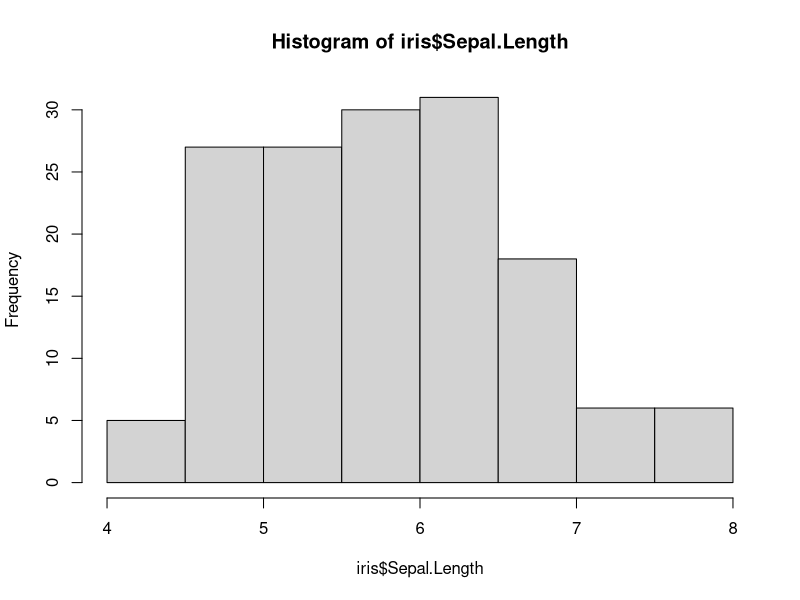
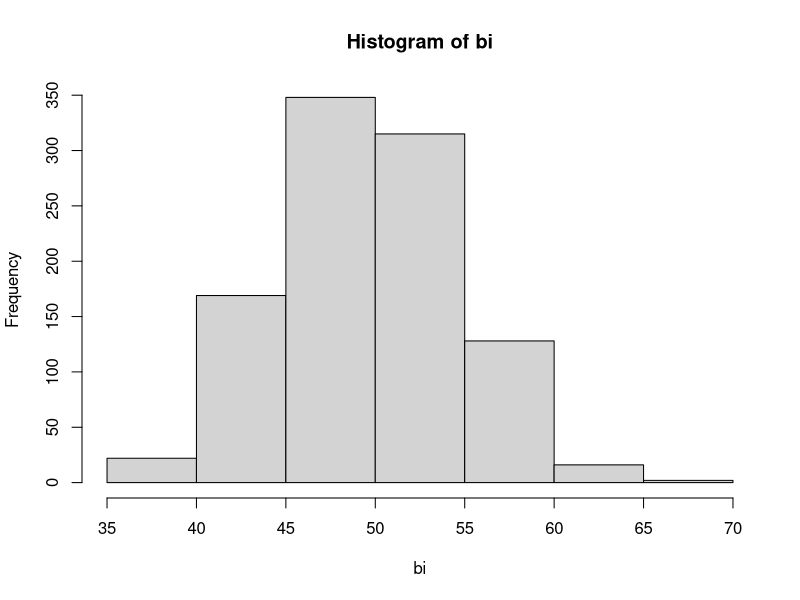
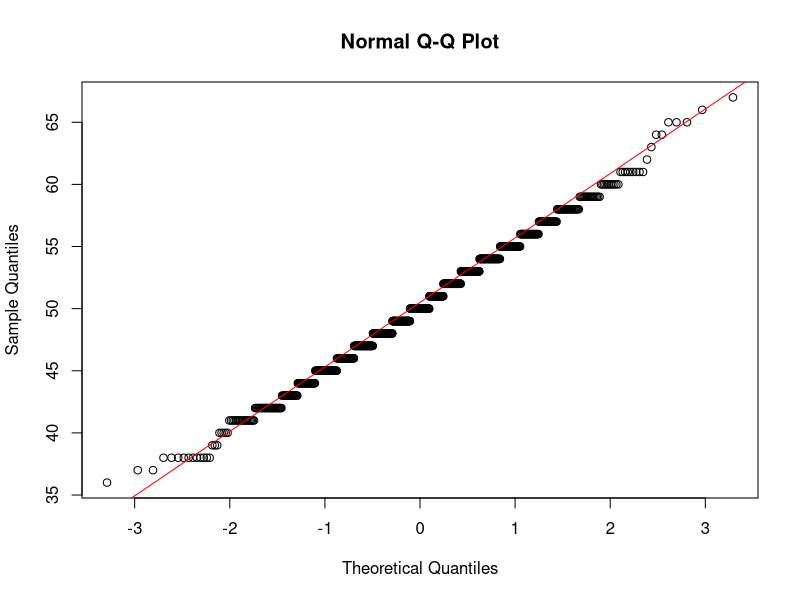
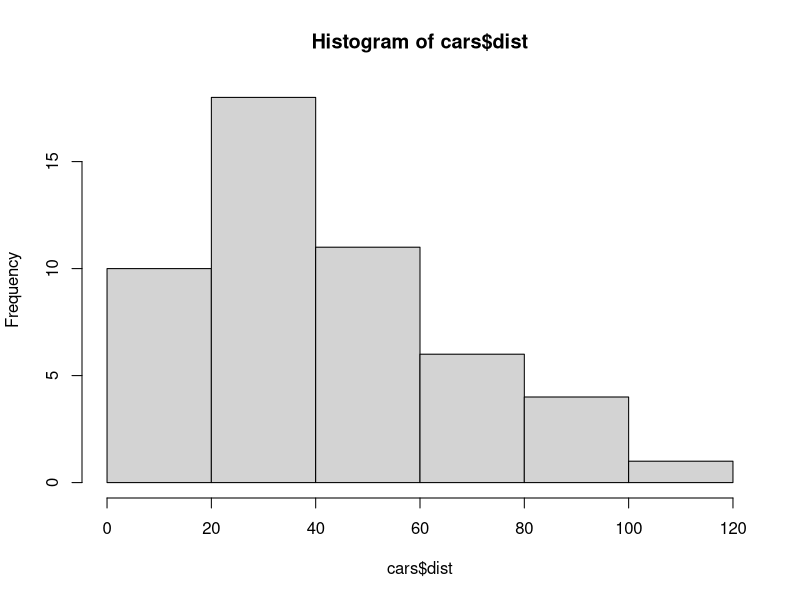
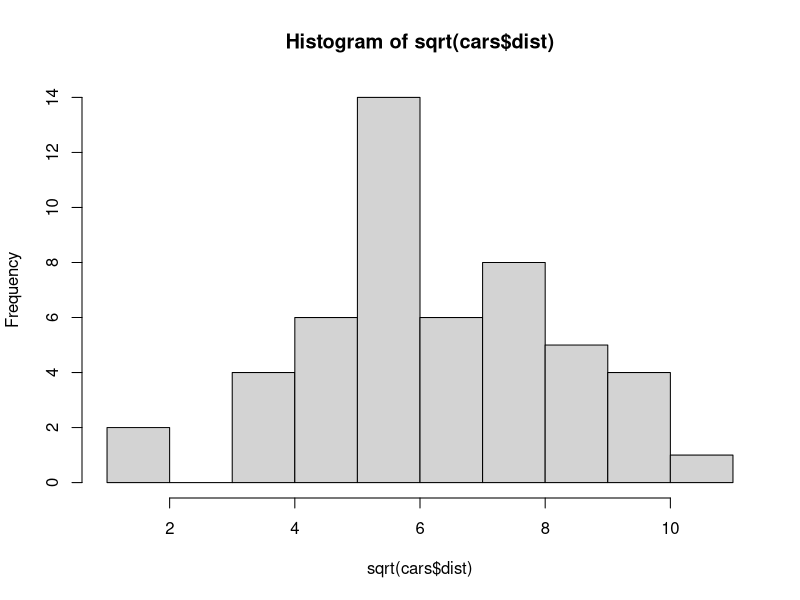
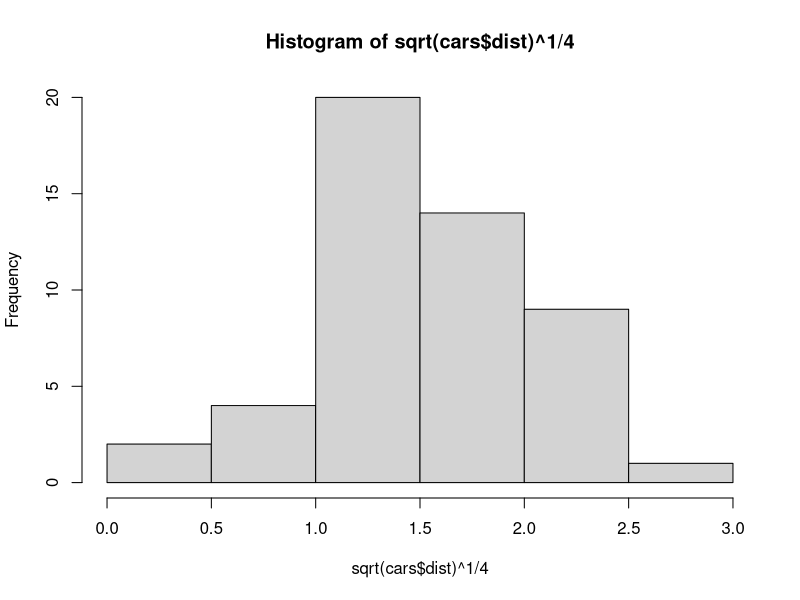
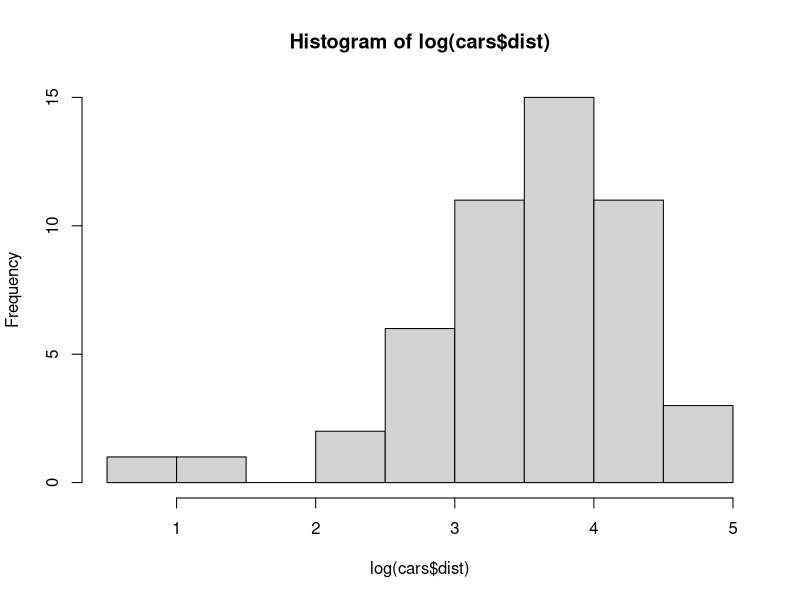
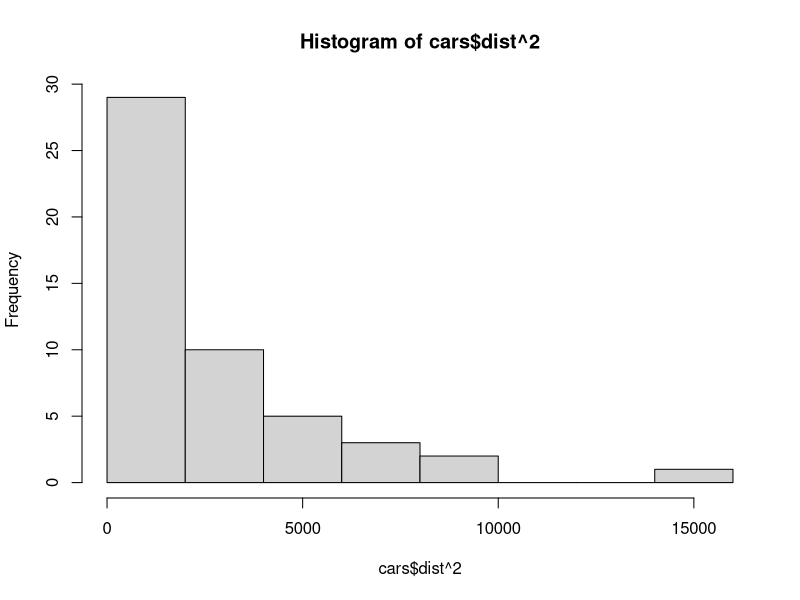

Source code (R) for these figures, in order:
## 표준정규분포
data(iris)
head(iris)

hist(iris$Sepal.Length)

mean(iris$Sepal.Length)
sd(iris$Sepal.Length)

a <- (iris$Sepal.Length - mean(iris$Sepal.Length))/sd(iris$Sepal.Length)
mean(a)
sd(a)

#왼쪽꼬리확률 계산
pnorm(q = 1.96) # default : mean = 0, sd = 1
1 - pnorm(q = 1.96)
pnorm(q = 1.96, lower.tail = FALSE) # lower.tail : 기준으로 왼쪽 면적
pnorm(q = 1.96, lower.tail = TRUE)

pnorm(q = 1.6)-pnorm(q = -0.155)

pnorm(q = -1.9)+pnorm(q = 2.1,lower.tail=FALSE)
                  
#왼쪽넓이를 만족하는 z값 찾기
qnorm(p = 0.975)
qnorm(p = 0.95) # default : mean = 0, sd = 1

# 예제 5.7
1-pnorm(q = 208, mean = 200, sd = 5)
pnorm(q = 208, mean = 200, sd = 5, lower.tail = FALSE)

pnorm(q = 200, mean = 200, sd = 5) - pnorm(q = 190, mean = 200, sd = 5)

# 예제 5.8
1 - pnorm(q = 208, mean = 200, sd = 5)


## 이항분포의 정규근사
bi <- rbinom(n = 1000, size = 100, prob = 0.5) # 이항분포 난수 생성성
hist(bi)
qqnorm(bi)
qqline(bi, col = "red")

# Shapiro-Wilk 검정
# H0 : f(x)는 정규분포이다.
# H1 : f(x)는 정규분포가 아니다
shapiro.test(bi)

# 예제 5.9
pnorm(q = 1.83) - pnorm(q = -1.3)


## 5.7 근사적 정규성을 위한 변환
data(cars)
head(cars)
str(cars)

hist(cars$dist)
hist(sqrt(cars$dist))
hist(sqrt(cars$dist)^1/4)
hist(log(cars$dist))
hist(cars$dist^2)

